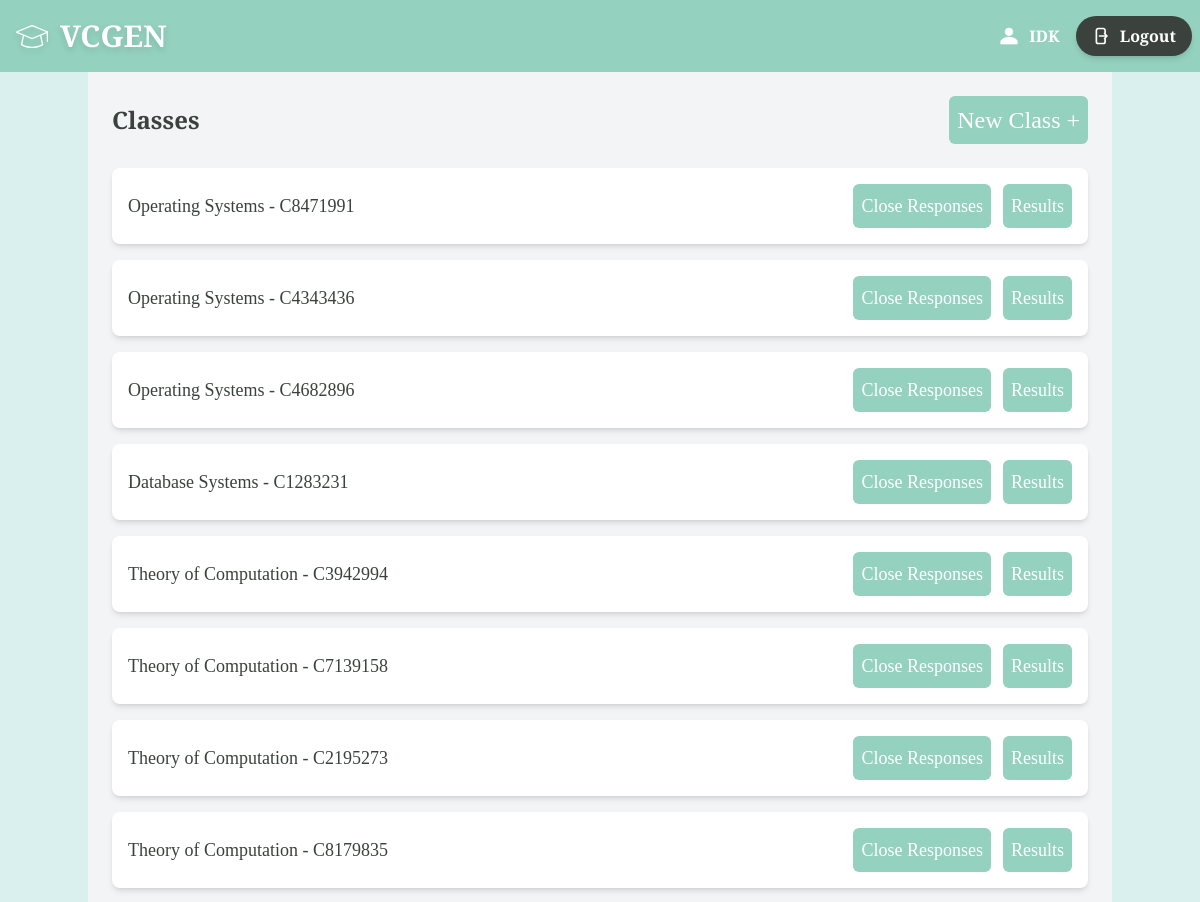
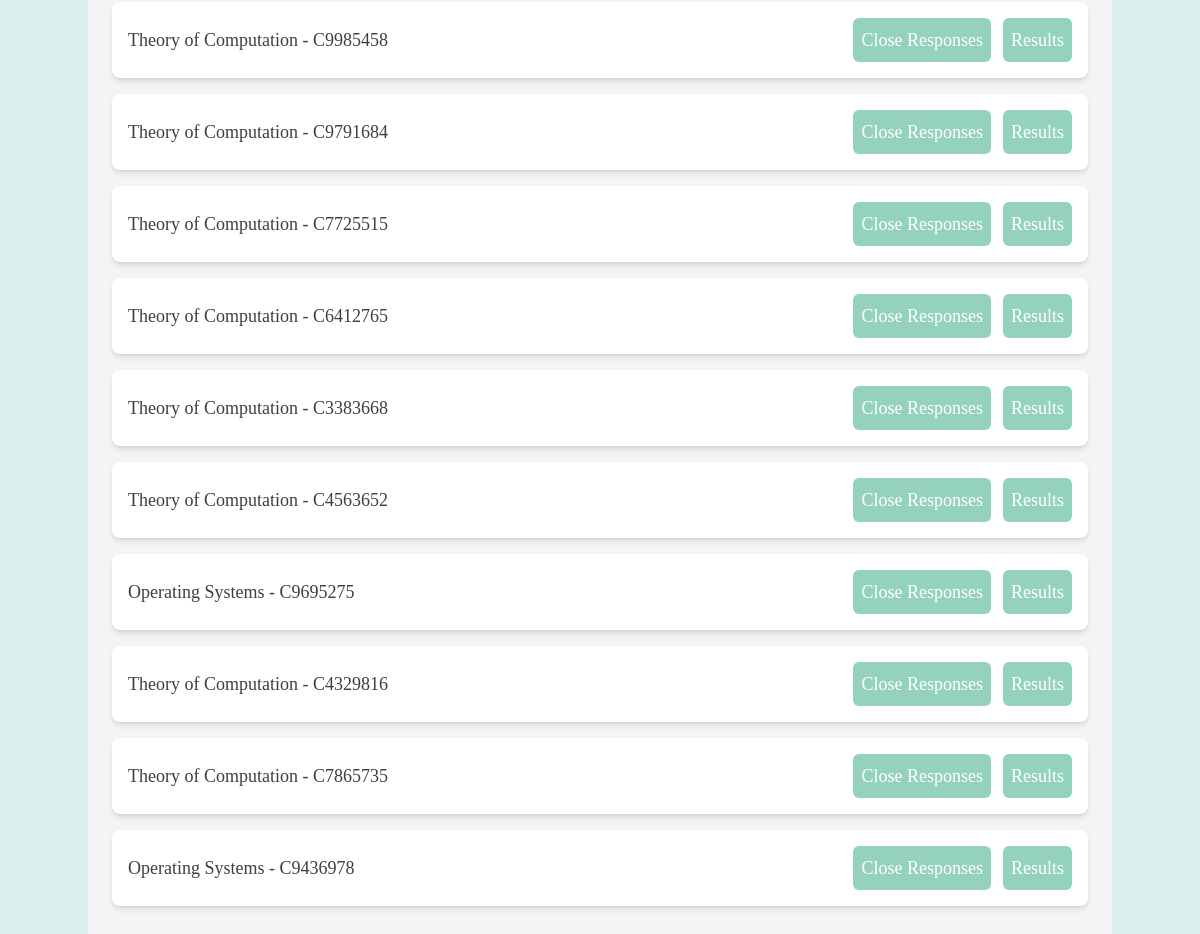
The app's page /classes/ (signed in) with its own data (2 pictures, top to bottom).
### main/models.py (models this page shows, shortened)
class Teacher(models.Model):
    teacher_id=models.CharField(max_length=8,primary_key=True)
    name=models.CharField(max_length=20)
    email=models.EmailField(null=False)
    password=models.CharField(null=False,max_length=128)

class Course(models.Model):
    course_id=models.CharField(max_length=8,primary_key=True)
    teacher=models.ForeignKey(Teacher,on_delete=models.CASCADE)
    name=models.CharField(max_length=20)
    hours=models.IntegerField()
    split=models.DecimalField(decimal_places=3,max_digits=10)
    accepting_response=models.BooleanField(default=True)

### main/views.py (the view)
# urls.py: path("classes/",views.classes,name="classes"),
def classes(request):
    context={}
    if 'user' not in request.session:
        return redirect('login')
    else:
        context['name']=Teacher.objects.filter(teacher_id=request.session['user'])[0].name
    context['classes']=Course.objects.filter(teacher=Teacher.objects.filter(teacher_id=request.session['user'])[0])
    return render(request,"main/classes.html",context=context)

### main/templates/main/classes.html (shortened to what this page needs)
{% extends "base.html" %}
{% block body %}
<div class="container mx-auto p-6 bg-gray-100 min-h-screen">
    <div class="flex justify-between items-center mb-6">
        <h1 class="text-2xl font-semibold">Classes</h1>
        <button onclick="location.href = '/newclass';" class="p-2 rounded-md bg-[#94d1be] text-white flex items-center justify-center text-2xl hover:bg-[#9db5b2] transition duration-300 hover:cursor-pointer">
            New Class +
        </button>
    </div>
    <div class="flex flex-col gap-4">
        {% for class in classes %}
        <div class="flex justify-between items-center p-4 bg-white rounded-lg shadow-md hover:shadow-lg transition">
            <span class="text-lg font-medium">{{ class.name }} - {{class.course_id}}</span>
            <div class="flex items-center gap-3">
                <button
                    class="rounded-md p-2 bg-[#94d1be] text-white flex items-center justify-center text-lg hover:bg-[#9db5b2] transition duration-300 hover:cursor-pointer"
                    onclick="location.href='/closeresponses/{{class.course_id}}';">
                    Close Responses
                </button>
                <button
                    class="rounded-md p-2 bg-[#94d1be] text-white flex items-center justify-center text-lg hover:bg-[#9db5b2] transition duration-300 hover:cursor-pointer"
                    onclick="location.href = '/results/{{class.course_id}}';">
                    Results
                </button>
            </div>
        </div>
        {% empty %}
        <p class="text-gray-500 italic">No classes available yet.</p>
        {% endfor %}
    </div>
</div>
{% endblock %}

### main/templates/main/base.html (shortened to what this page needs)
<html>
    <head>
        {%load static%}
        <script src="https://cdn.jsdelivr.net/npm/@tailwindcss/browser@4"></script>
    </head>
    <body class="bg-[#daf0ee] text-[#3b413c] cusfont flex flex-col">
        <header class="bg-[#94d1be] text-white text-l font-bold py-4 text-center w-full flex flex-row justify-between">
            <div class="flex items-center space-x-3 hover:scale-105 transition-all duration-300 ease-in-out drop-shadow-md ml-4 hover:cursor-pointer" onclick="location.href='/'">
                {% load static %}
                <img src="{% static 'main/education-svg.svg' %}" class="h-8" alt="logo"/>
                <h1
                    class="text-3xl">
                    VCGEN
                </h1>
            </div>
            {% if name %}
            <div class="flex flex-row items-center">
                {%load static%}
                <img src="{% static 'main/person-svg.svg' %}" class="h-6" alt="profile picture"/>
                <h1 class="m-2">{{name}}  </h1>
                <button onclick="location.href='/';"
                    class="mx-2 flex items-center gap-2 px-4 py-2 bg-[#3b413c] text-white font-semibold rounded-full shadow-md
                        hover:bg-[#2e3430] hover:scale-105 transition-all duration-300 ease-in-out hover:cursor-pointer">
                    Logout
                </button>
            </div>
            {% else %}
            <h1 onclick="location.href = '/';" class="px-1"></h1>
            {% endif %}
        </header>
        {% block body %}
        {% endblock %}
    </body>
</html>

### main/templates/main/base.html (style rules this page uses)
.cusfont { font-family: "Playfair Display", serif; font-optical-sizing: auto; }

### records on screen
Teacher: name "IDK"
Course: name "Operating Systems", course_id "C8471991"
Course: name "Operating Systems", course_id "C4343436"
Course: name "Operating Systems", course_id "C4682896"
Course: name "Database Systems", course_id "C1283231"
Course: name "Theory of Computation", course_id "C3942994"
Course: name "Theory of Computation", course_id "C7139158"
Course: name "Theory of Computation", course_id "C2195273"
Course: name "Theory of Computation", course_id "C8179835"
Course: name "Theory of Computation", course_id "C9985458"
Course: name "Theory of Computation", course_id "C9791684"
Course: name "Theory of Computation", course_id "C7725515"
Course: name "Theory of Computation", course_id "C6412765"
Course: name "Theory of Computation", course_id "C3383668"
Course: name "Theory of Computation", course_id "C4563652"
Course: name "Operating Systems", course_id "C9695275"
Course: name "Theory of Computation", course_id "C4329816"
Course: name "Theory of Computation", course_id "C7865735"
Course: name "Operating Systems", course_id "C9436978"
